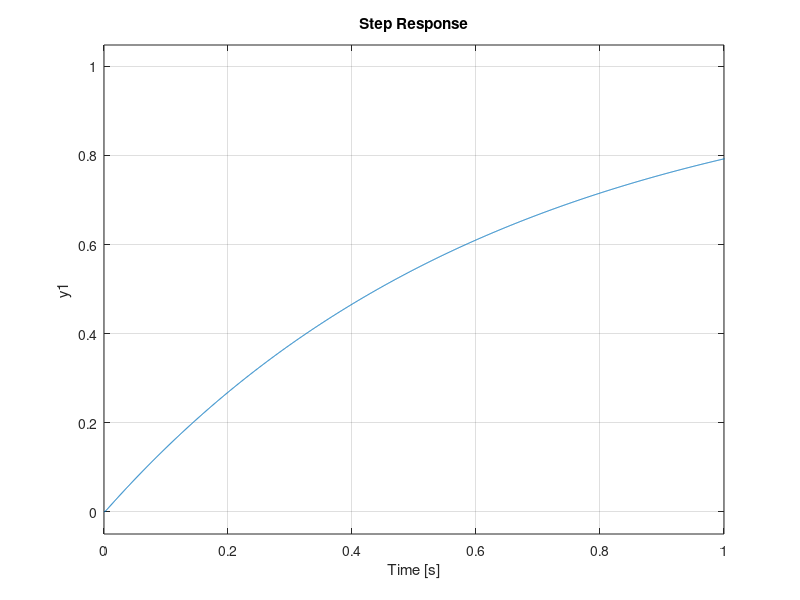

MATLAB code to generate this figure:
% Autor: Carlos Juarez
% Fecha: 20/03/25
% Descripción: Respuesta del sistema segundo orden.

% Función de transferencia de lazo cerrado
wn = 10*pi; % Frecuencia natural no amortiguada
Z = 10; % Factor de amortiguamiento relativo

num = wn^2;
den =[1,2*Z*wn,wn^2];
T = tf(num,den)

figure(1)

step(T)
xlim([0,1])

